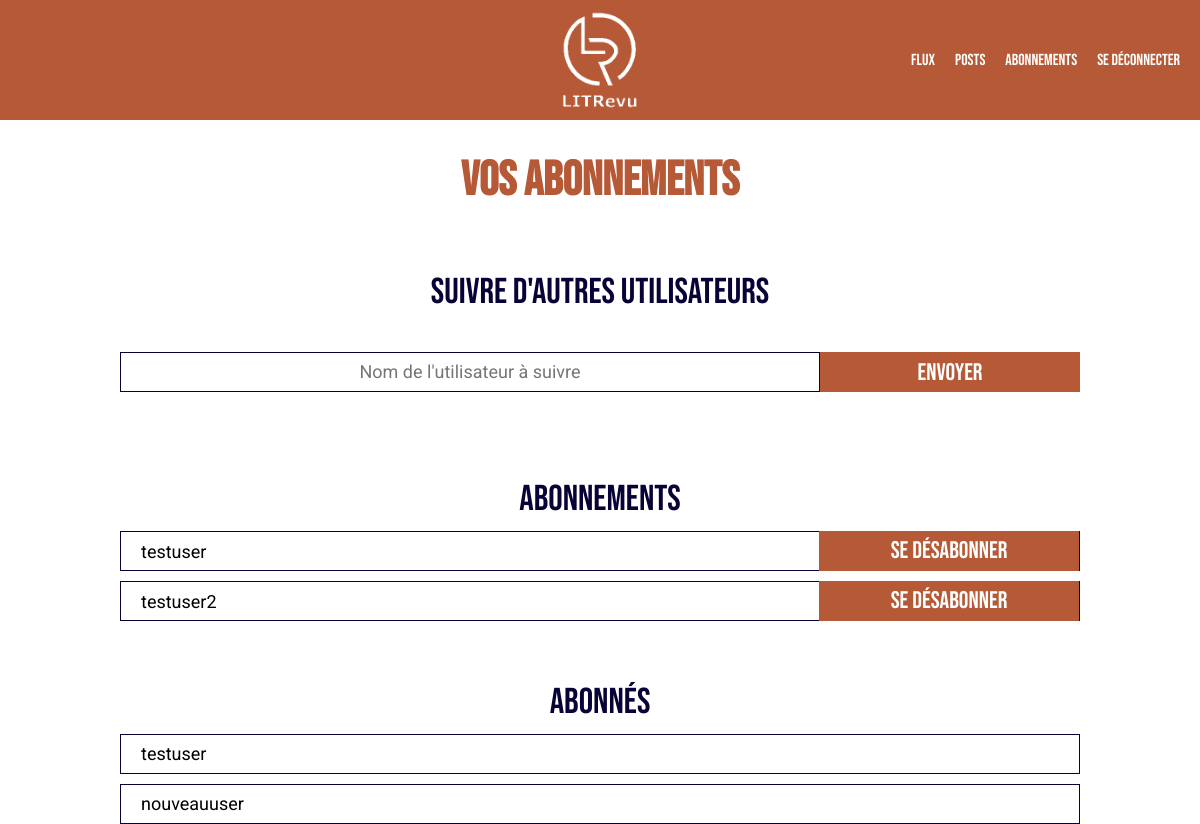
Page /subscriptions/ (signed in) on the committed database.
### reviews/models.py (models this page shows)
class UserFollows(models.Model):
    user = models.ForeignKey(get_user_model(), on_delete=models.CASCADE, related_name="following")
    followed_user = models.ForeignKey(get_user_model(), on_delete=models.CASCADE, related_name="followed_by")
    class Meta:
        unique_together = ("user", "followed_user")

### reviews/views.py (the view)
# urls.py: path("subscriptions/", reviews_views.subscriptions, name="subscriptions"),
@login_required
def subscriptions(request):
    current_user = request.user
    users_list = User.objects.all()
    usernames_list = []
    for user in users_list:
        usernames_list.append(user.username)
    if request.method == "POST":
        form = FollowUserForm(request.POST)
        followed_username = form["user_to_follow"].value()
        if followed_username in usernames_list:
            if form.is_valid():
                try:
                    UserFollows.objects.create(
                        user=current_user, followed_user=User.objects.get(username=followed_username)
                    )
                    messages.success(request, f'Vous êtes maintenant abonné à "{followed_username}" !')
                    return redirect("subscriptions")
                except IntegrityError:
                    messages.error(request, "Vous suivez déjà cet utilisateur.")
                    return redirect("subscriptions")
        else:
            messages.error(request, "Erreur : nom d'utilisateur inconnu.")
    else:
        form = FollowUserForm()
    following = UserFollows.objects.all().filter(user=current_user)
    followed_by = UserFollows.objects.all().filter(followed_user=current_user)
    return render(
        request, "reviews/subscriptions.html", {"form": form, "following": following, "followed_by": followed_by}
    )

### reviews/forms.py
class FollowUserForm(forms.Form):
    user_to_follow = forms.CharField(max_length=128)
    def __init__(self, *args, **kwargs):
        super().__init__(*args, **kwargs)
        self.label_suffix = ""
        self.fields["user_to_follow"].label = "Nom de l'utilisateur à suivre"
        self.fields["user_to_follow"].widget.attrs["placeholder"] = self.fields["user_to_follow"].label

### reviews/templates/reviews/subscriptions.html (shortened to what this page needs)
{% extends 'reviews/base.html' %}
{% block content %}
<h1>Vos abonnements</h1>
<div class="subscriptions-container">
    <h2>Suivre d'autres utilisateurs</h2>
    <form action="" method="post">
        <div class="subscribe-form">
            <div class="input-text">
                {{ form }}
            </div>
            <input type="submit" value="Envoyer" class="button">
        </div>
    </form>
    <div class="follows-container">
        <h2>Abonnements</h2>
        {% for followed_user in following %}
            <span class="user-follows">{{ followed_user.followed_user }} <a href="{% url 'unfollow' followed_user.id %}" class="button">Se désabonner</a></span>
        {% endfor %}
    </div>
    <div class="follows-container">
        <h2>Abonnés</h2>
        {% for following_user in followed_by %}
            <span class="user-follows">{{ following_user.user }}</span>
        {% endfor %}
    </div>
</div>
{% endblock %}

### reviews/static/reviews/styles.css (style rules this page uses)
:root { --main-font: "Roboto"; --title-font: "Bebas Neue"; --color-1: #b55936; --color-2: #227177; --color-text-dark : #080337; }
body { max-width: 1440px; margin: auto; font-family: var(--main-font); font-size: 18px; }
h1 { font-family: var(--title-font); font-weight: 700; color: var(--color-1); font-size: 48px; text-align: center; }
h2 { font-family: var(--title-font); font-weight: 500; color: var(--color-text-dark); font-size: 36px; margin-bottom: 0; }
.button { padding: 5px; text-decoration: None; color: white; font-weight: 500; font-size: 24px; font-family: var(--title-font); width: 260px; height: 40px; border: none; background-color: var(--color-1); text-align: center; box-sizing: border-box; cursor: pointer; }
form { width: 100%; display: flex; flex-direction: column; justify-content: space-between; align-items: center; gap: 20px; }
.subscribe-form { width: 80%; display: flex; align-items: center; justify-content: space-between; }
.input-text { flex: 2 1 0; }
input[type=text] { font-family: var(--main-font); font-size: 16px; width: 100%; height: 40px; padding: 6px 10px; margin: 8px 0; border-radius: 0px; border: 1px solid var(--color-text-dark); box-sizing: border-box; }
::placeholder { text-align: center; font-family: var(--main-font); font-size: 18px; font-weight: 400; }
.subscriptions-container, .ticket-container, .review-container { display: flex; flex-direction: column; align-items: center; gap: 30px; }
.follows-container { margin: auto; display: flex; flex-direction: column; align-items: center; width: 80%; gap: 10px; }
.user-follows { width: 100%; height: 40px; padding-left: 20px; display: flex; justify-content: space-between; align-items: center; border: 1px solid var(--color-text-dark); box-sizing: border-box; }

### rows in the picture
UserFollows: followed_user "testuser"
UserFollows: followed_user "testuser2"
UserFollows: user "testuser"
UserFollows: user "nouveauuser"
